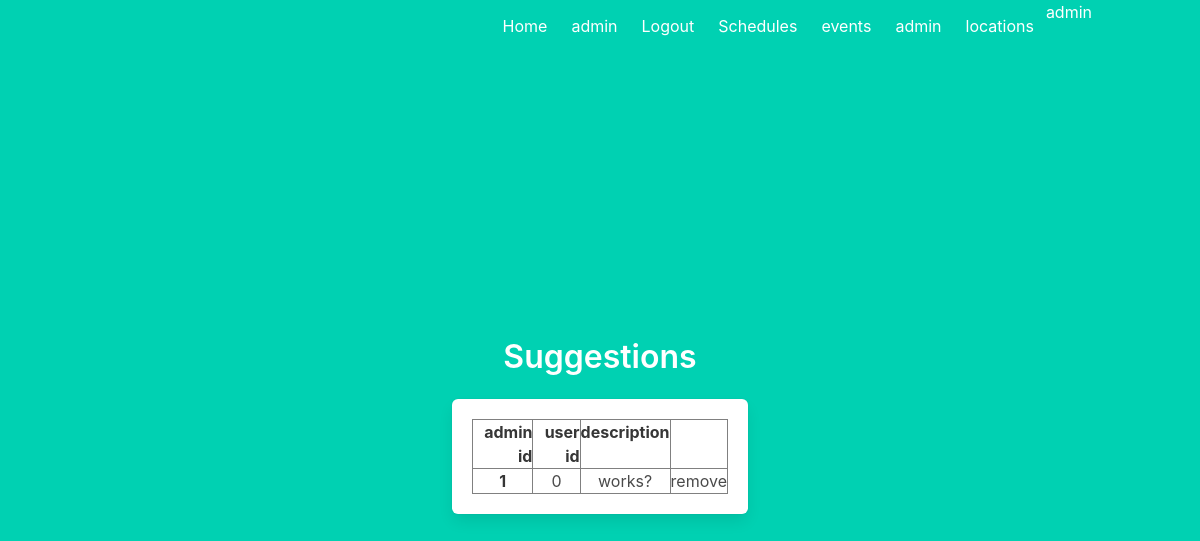
The page /admin/suggestions (signed in) on the database its author committed.
### models.py (models this page shows, shortened)
class User(UserMixin, db.Model):
    id = db.Column(db.Integer, primary_key=True)
    firstName = db.Column(db.String(64), nullable = False)
    lastName = db.Column(db.String(64), nullable = True)
    phone_no = db.Column(db.Integer, nullable = True)
    email = db.Column(db.String(320), unique = True, nullable = False)
    isAdmin = db.Column(db.Boolean, nullable=False)
    password = db.Column(db.String(100), nullable = False) # TODO implement hash for password once everything is good
    reviews = db.relationship('Review', backref='user', lazy = True)
    schedules = db.relationship('Schedule', backref='user', lazy = True)
    events = db.relationship('Event', backref = 'user', lazy = True)

class Suggestion(db.Model):
    suggestionId = db.Column(db.Integer, primary_key = True)
    userId = db.Column(db.Integer, db.ForeignKey('user.id'), nullable = False)
    adminId = db.Column(db.Integer, db.ForeignKey('user.id'), nullable = False)
    description = db.Column(db.String(3000), nullable = False) # review is nothing without the description

### adminView.py (the view)
@adminView.route('/admin/suggestions')
def adminSuggestions():
    check = current_user.get_id()
    user = User.query.filter_by(id = check).first()
    if not user or not user.isAdmin:
        return redirect(url_for('main.index'))
    suggestions = Suggestion.query.order_by(Suggestion.suggestionId).all()
    return render_template('admin/suggestions.html', suggestions = suggestions)

### app.py (called while the page is built)
@lm.user_loader
def load_user(user_id):
    return User.query.get(int(user_id))

### templates/admin/suggestions.html (shortened to what this page needs)
{% extends "base.html" %}
{% block content %}
<div class="column is-4 is-offset-4">
    <h3 class="title">{{my}} Suggestions</h3>
    <div class="box">
            <table border="1" class="dataframe">
                <thead>
                  <tr style="text-align: right;">
                    <th>admin id</th>
                    <th>user id</th>
                    <th>description</th>
                  </tr>
                </thead>
                <tbody>
                    {% for row in suggestions %}
                        <tr>
                              <th>{{row['adminId']}}</th>
                              <td>{{row['userId']}}</td>
                              <td>{{row['description']}}</td>
                              <td>
                                <a>remove</a>
                            </td>
                        </tr>
                    {% endfor %}
                </tbody>
              </table>
    </div>
</div>
{% endblock %}

### templates/base.html (shortened to what this page needs)
<!DOCTYPE html>
<html>
<head>
    <link rel="stylesheet" href="https://cdnjs.cloudflare.com/ajax/libs/bulma/0.7.2/css/bulma.min.css" />
</head>
<body>
    <section class="hero is-primary is-fullheight">
        <div class="hero-head">
            <nav class="navbar">
                <div class="container">
                    <div id="navbarMenuHeroA" class="navbar-menu">
                        <div class="navbar-end">
                            <a href="{{ url_for('main.index') }}" class="navbar-item">
                                Home
                            </a>
                            {% if current_user.is_authenticated %}
                            <a href="{{ url_for('auth.profile') }}" class="navbar-item">
                                {{current_user['firstName']}}
                            </a>
                            <a href="{{ url_for('auth.logout') }}" class="navbar-item">
                                Logout
                            </a>
                            {% endif %}
                            <a href="{{ url_for('sched.schedules') }}" class="navbar-item">
                                Schedules
                            </a>
                            <a href="{{ url_for('sched.events') }}" class="navbar-item">
                                events
                            </a>
                            {% if current_user.isAdmin %}
                            <a href="{{ url_for('adminView.admin') }}" class="navbar-item">
                                admin
                            </a>
                            {% endif %}
                            <a href="{{ url_for('area.locations') }}" class="navbar-item">
                                locations
                            </a>
                            {% if current_user.isAdmin %}
                            <a>admin</a>
                            {% endif %}
                        </div>
                    </div>
                </div>
            </nav>
        </div>
        <div class="hero-body">
            <div class="container has-text-centered">
               {% block content %}
               {% endblock %}
            </div>
        </div>
    </section>
</body>
</html>

### rows shown on the page
User: firstName "admin"
Suggestion: adminId "1", userId "0", description "works?"
